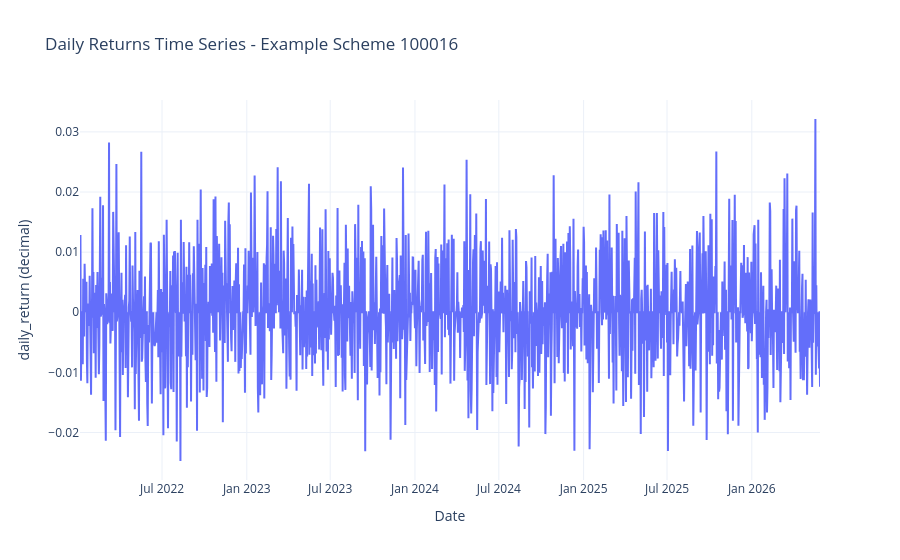

Notebook code for this chart:
### Code cell
# Plot an example scheme daily returns time series
example_code = codes_sorted[0]
ex = daily_returns_df.loc[daily_returns_df['amfi_code'] == example_code].sort_values('date').copy()

fig = go.Figure()
fig.add_trace(go.Scatter(x=ex['date'], y=ex['daily_return'], mode='lines', name=amfi_to_name.get(int(example_code), str(example_code))))
fig.update_layout(
    title=f'Daily Returns Time Series - Example Scheme {example_code}',
    template='plotly_white',
    xaxis_title='Date',
    yaxis_title='daily_return (decimal)',
)
fig.show()

### Figure 1 — Plotly figure (JSON) as saved in the notebook; plotly's stock layout.template omitted (floating-point values rounded to 4 significant figures; data arrays with more than 128 entries replaced by an {"elided": "..."} marker saying what was removed)
{"data": [{"mode": "lines", "name": "HDFC Top 100 Fund - Regular Plan - Growth", "type": "scatter", "x": {"elided": "1607 str values"}, "y": {"elided": "1607 float values"}}], "layout": {"title": {"text": "Daily Returns Time Series - Example Scheme 100016"}, "xaxis": {"title": {"text": "Date"}}, "yaxis": {"title": {"text": "daily_return (decimal)"}}}}
